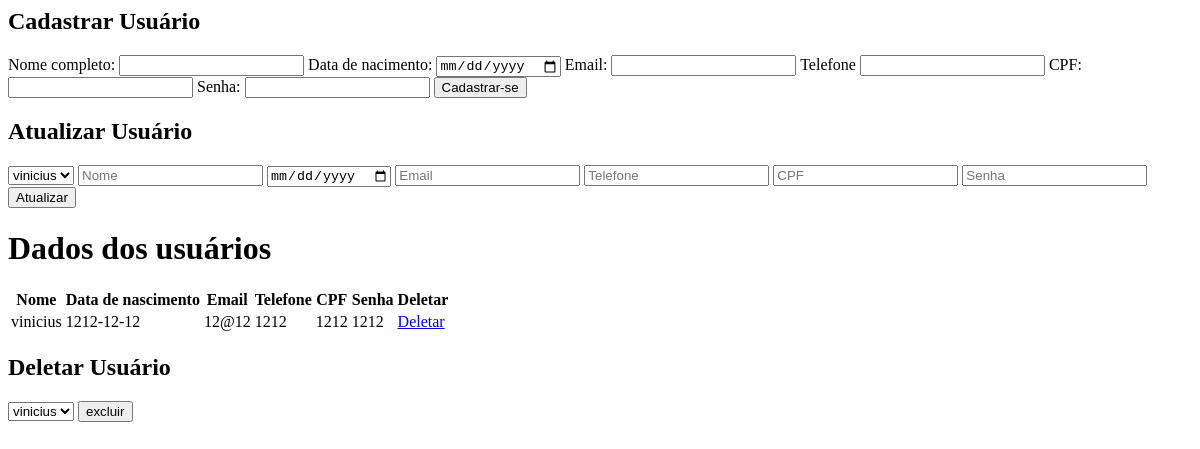
The page /edit-u.php on the database as committed earlier.
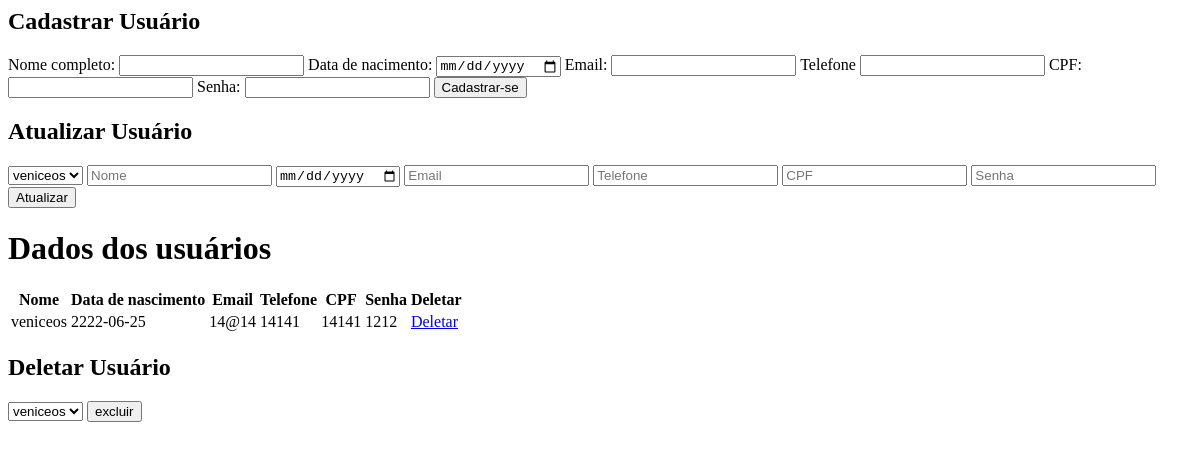
The same page on the database as committed later.
### tables this page shows
CREATE TABLE `usuario` (
  `id` int(11) NOT NULL,
  `nome_c` varchar(255) NOT NULL,
  `data_n` date NOT NULL,
  `email` varchar(255) NOT NULL,
  `telefone` varchar(11) NOT NULL,
  `cpf` varchar(255) NOT NULL,
  `senha` varchar(255) NOT NULL,
  `emprestimo_l` varchar(255) NOT NULL,
  `emprestimo_q` int(11) NOT NULL,
  `emprestimo_d` date NOT NULL
);

### app/controller/controller.php (called while the page is built, shortened)
<?php
require_once 'app/config/db.php';
require_once 'app/model/model.php';
class userController{
    private $usermodel;
    public function __construct($pdo)
    {
        $this->usermodel = new usermodel($pdo);
    }
    public function listarusers()
    {
        return $this->usermodel->listarusers();
    }
    public function exibirListausers()
    {
        $users = $this->usermodel->listarusers();
        include_once 'app/view/usuarios/listar.php';
    }
}

### app/model/model.php (called while the page is built, shortened)
<?php
class usermodel {
    private $pdo;
    public function __construct($pdo) {
        $this->pdo = $pdo;
    }
public function listarusers() {
    $sql = "SELECT * FROM usuario";
    $stmt = $this->pdo->query($sql);
    return $stmt->fetchALL(PDO:: FETCH_ASSOC);
}
}
?>

### edit-u.php (the view, shortened to what this page needs)
<?php
require_once 'app/config/db.php';
require_once 'app/controller/controller.php';
$users = new userController($pdo);
$usuario=$users->listarusers();
?>
<h2>Cadastrar Usuário</h2>
<form method="post">
    <label for="nome_c">Nome completo:</label>
    <input type="text" name="nome_c" required>
    <label for="data_n">Data de nacimento:</label>
    <input type="date" name="data_n">
    <label for="email">Email:</label>
    <input type="email" name="email" required>
    <label for="telefone">Telefone</label>
    <input type="text" name="telefone">
    <label for="cpf">CPF:</label>
    <input type="text" name="cpf">
    <label for="senha">Senha:</label>
    <input type="password" name="senha" required>
    <button class="botao" type="submit" name="submit" value="cadastrar">Cadastrar-se</button>
</form>
<h2>Atualizar Usuário</h2>
<form method="post">
    <select name="id">
        <?php foreach ($usuario as $user) : ?>
            <option value="<?php echo $user['id']; ?>">
                <?php echo $user['nome_c']; ?>
            </option>
        <?php endforeach; ?>
    </select>
    <input type="text" name="atualizar_nome_c" placeholder="Nome">
    <input type="date" name="atualizar_data_n" placeholder="Data de nascimento">
    <input type="email" name="atualizar_email" placeholder="Email">
    <input type="text" name="atualizar_telefone" placeholder="Telefone">
    <input type="text" name="atualizar_cpf" placeholder="CPF">
    <input type="password" name="atualizar_senha" placeholder="Senha">
    <button type="submit">Atualizar</button>
</form>
<?php
$users->exibirlistausers();
?>
<h2>Deletar Usuário</h2>
<form method="post">
        <select name="deletar_user_id">
            <?php foreach ($usuario as $user): ?>
                <option value="<?php echo $user['id']; ?>">
                    <?php echo $user['nome_c']; ?>
                </option>
            <?php endforeach; ?>
</select>
<button type="submit">excluir</button>
    </form>

### app/view/usuarios/listar.php (shortened to what this page needs)
<!DOCTYPE html>
<html lang="en">
<head>
</head>
<body>
    <h1>Dados dos usuários</h1>
    <table>
        <tr>
            <th>Nome</th>
            <th>Data de nascimento</th>
            <th>Email</th>
            <th>Telefone</th>
            <th>CPF</th>
            <th>Senha</th>
            <th>Deletar</th>
        </tr>
        <?php foreach ($users as $user): ?>
            <tr>
                <td><?php echo $user['nome_c']; ?></td>
                <td><?php echo $user['data_n']; ?></td>
                <td><?php echo $user['email']; ?></td>
                <td><?php echo $user['telefone']; ?></td>
                <td><?php echo $user['cpf']; ?></td>
                <td><?php echo $user['senha']; ?></td>
                <td><a href="view/usuarios/deletar.php?id="<?php echo $user['id']; ?>>Deletar</a></td>
            </tr>
            <?php endforeach; ?>
    </table>
</body>
</html>

Rows that differ between the two databases and show on the page:
removed usuario: nome_c "vinicius", data_n "1212-12-12", email "12@12", telefone "1212", cpf "1212", senha "1212"
added usuario: nome_c "veniceos", data_n "2222-06-25", email "14@14", telefone "14141", cpf "14141", senha "1212"
Other text that changed with them:
form field id: "vinicius" → "veniceos"
form field deletar_user_id: "vinicius" → "veniceos"
